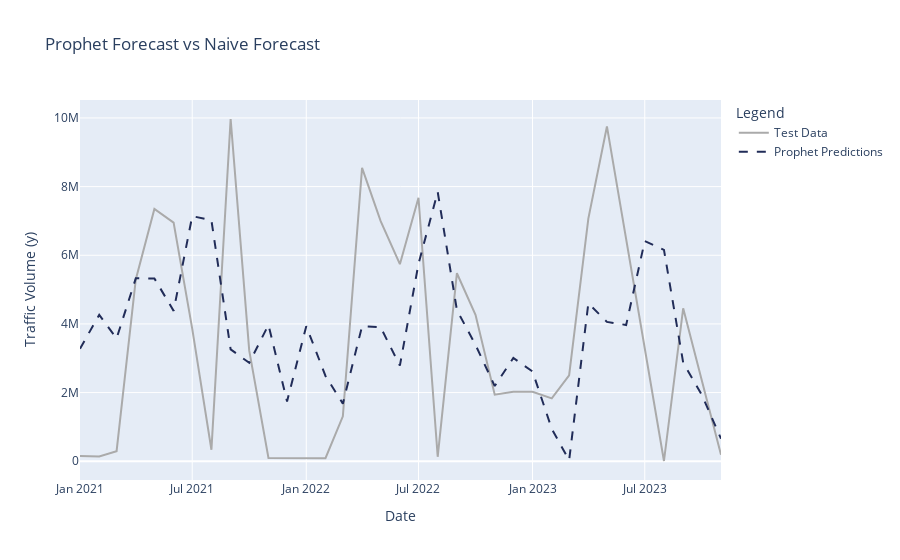

The notebook cell this image was saved under:
### Code cell
import plotly.graph_objects as go

fig = go.Figure()

# Add test data line
fig.add_trace(go.Scatter(x=ptest['ds'], y=ptest['y'],
                         mode='lines', name='Test Data',
                         line=dict(color='#aaaaaa', width=2)))

# Add Prophet predictions line
fig.add_trace(go.Scatter(x=ptest['ds'], y=ptest['prophet_pred'],
                         mode='lines', name='Prophet Predictions',
                         line=dict(color='#212c58', dash='dash', width=2)))
fig.update_layout(title='Prophet Forecast vs Naive Forecast',
                  xaxis_title='Date',
                  yaxis_title='Traffic Volume (y)',
                  legend_title='Legend')
fig.show()
